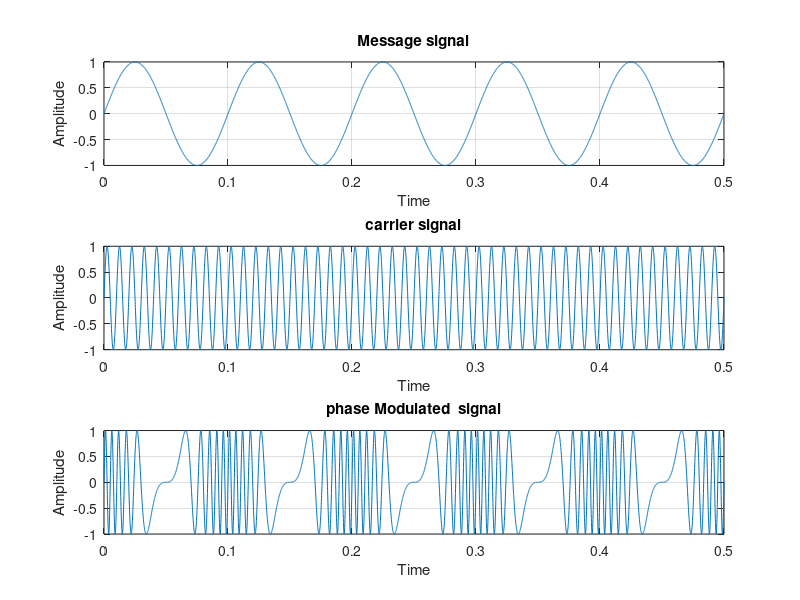

Recreate this plot in MATLAB.
clc;
clear all;
close all;
fm=10;
B=10;
t=0:0.0001:0.50;
m=sin(2*pi*fm*t);
subplot(3,1,1);
plot(t,m);
xlabel('Time');
ylabel('Amplitude');
title('Message signal');
grid on;
fc=100;
c=sin(2*pi*fc*t);
subplot(3,1,2);
plot(t,c);
xlabel('Time');
ylabel('Amplitude');
title('carrier signal');
grid on;

y=sin(2*pi*fc*t+(B.*sin(2*pi*fm*t)));
subplot(3,1,3);
plot(t,y);
xlabel('Time');
ylabel('Amplitude');
title('phase Modulated  signal');
grid on;
